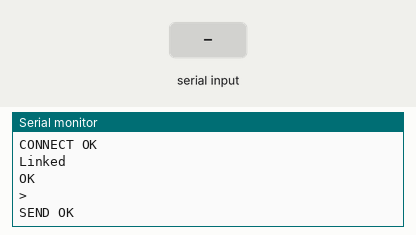
The sketch below on a simulated Arduino Uno, built with avr-gcc and run on an emulated ATmega328P. On the bench: the last lines printed to the serial monitor. The test bench sets the inputs (shaded band). The modem accepts every AT command (registered, SIM ready, sends succeed) and sends nothing else.

Above: at 18.3 s.
18.4 s: "1" received over the second serial link
At 19.3 s:
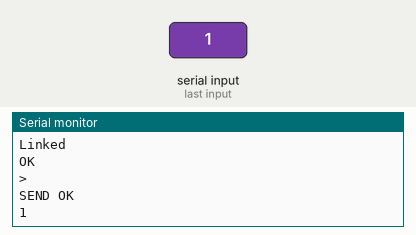
19.9 s: "0" received over the second serial link
At 20.4 s:
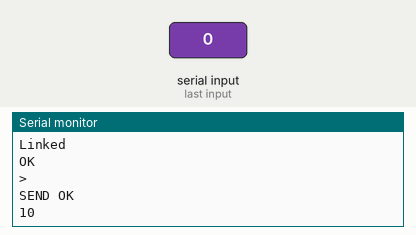

Measured:
- after the input at 18.4 s, the serial monitor: prints a new line at once (image 1)
- after the input at 19.9 s, the serial monitor: prints a new line at once (image 2)

The sketch:

ESP-Wifi-Basic.ino
```cpp
#include <SoftwareSerial.h>

SoftwareSerial mySerial(10, 11); // RX, TX

void setup() {
  // Open serial communications and wait for port to open:
  Serial.begin(9600);
  while (!Serial) {
    ; // wait for serial port to connect. Needed for native USB port only
  }


  Serial.println("Hello Alok");

  // set the data rate for the SoftwareSerial port
  mySerial.begin(9600);
  //mySerial.println("AT+RST");
  //delay(3000);
  callWifiBoardWithCommand("AT", 1000);

  callWifiBoardWithCommand("AT+CWJAP=\"meTestWifi\",\"11223344\"", 5000);

  callWifiBoardWithCommand("AT+CIPSTATUS", 1000);
  callWifiBoardWithCommand("AT+CIPSTART=\"TCP\",\"www.adafruit.com\",80", 4000);
  String cmd = "GET /testwifi/index.html HTTP/1.1 Host: www.adafruit.com";

  callWifiBoardWithCommand("AT+CIPSEND=" + String(cmd.length()), 0);

  callWifiBoardWithCommand(cmd, 0);

  while(mySerial.available()){
    if(mySerial.find('O')){
      mySerial.println("+IPD");
    }
  }
}

void loop() { // run over and over
  if (mySerial.available()) {
    Serial.write(mySerial.read());
  }
  if (Serial.available()) {
    mySerial.write(Serial.read());
  }
}

void callWifiBoardWithCommand(String command, int waitFor)
{
  delay(1000);
  mySerial.println(command);
  delay(waitFor);
  while(mySerial.available()){
    Serial.write(mySerial.read());
  }
}
```
